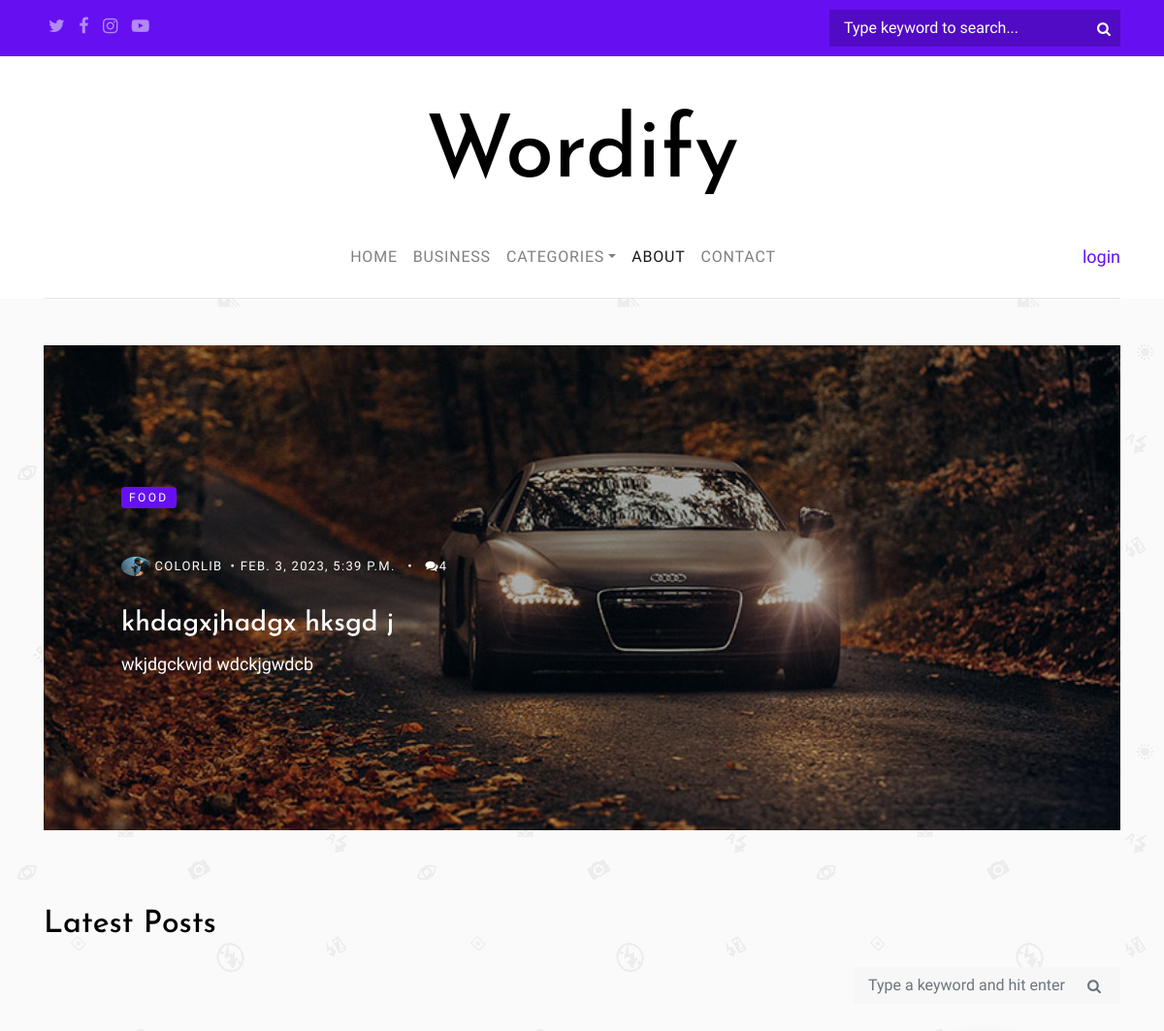
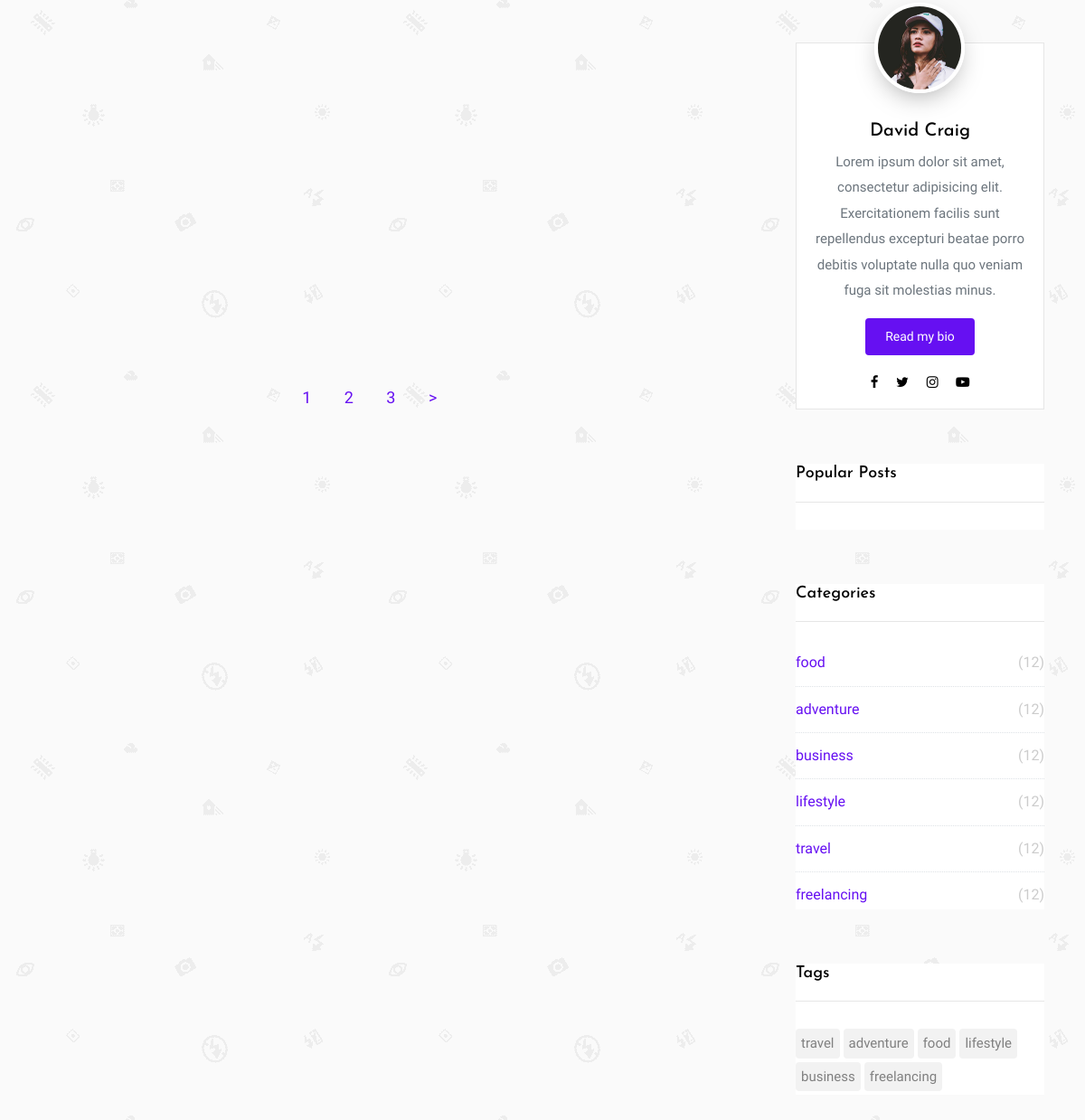
The page / on the database its author committed (2 pictures, top to bottom).
### word/models.py (models this page shows, shortened)
class Article(models.Model):
    author = models.ForeignKey('account.Profile', on_delete=models.SET_NULL, null=True, blank=True)
    title = models.TextField(max_length=225)
    image = models.ImageField(upload_to='articles/')
    category = models.ForeignKey(Category, on_delete=models.CASCADE, related_name='category')
    description = models.TextField()
    tags = models.ManyToManyField(Tag)
    created_date = models.DateTimeField(auto_now_add=True)

class Category(models.Model):
    title = models.CharField(max_length=225)

class Tag(models.Model):
    title = models.CharField(max_length=225)

### account/models.py (models this page shows, shortened)
class Profile(models.Model):
    user = models.OneToOneField(User, on_delete=models.CASCADE)
    avatar = models.ImageField(upload_to='authors/', null=True, blank=True)
    bio = models.TextField(null=True, blank=True)

### word/views.py (the view)
# urls.py: path('', about, name='index')
def index(request):
    categories = Category.objects.all()
    tags = Tag.objects.all()
    articles = Article.objects.order_by('-id')
    cat = request.GET.get('cat')
    tag = request.GET.get('tag')
    search = request.GET.get('search')
    if cat:
        articles = articles.filter(category__title__exact=cat)
    if tag:
        articles = articles.filter(tags__title__exact=tag)
    if search:
        articles = articles.filter(title__icontains=search)
    page_number = request.GET.get('page', 1)
    paginator = Paginator(articles, 1)
    try:
        page_obj = paginator.get_page(page_number)
    except PageNotAnInteger:
        page_obj = paginator.page(1)
    except EmptyPage:
        page_obj = paginator.page(3)
    ctx = {
        'object_list': page_obj,
        'categories': categories,
        'tags': tags,
    }
    return render(request, 'wordify/index.html', ctx)

### templates/wordify/index.html (shortened to what this page needs)
{% extends 'base.html' %}
{% load static %}
{% block content %}
<section class="site-section pt-5 pb-5">
    <div class="container">
        <div class="row">
            <div class="col-md-12">
                <div class="owl-carousel owl-theme home-slider">
                    {% for object in object_list %}
                    <div>
                        <a href="{% url 'word:detail' object.id %}" class="a-block d-flex align-items-center height-lg"
                           style="background-image: url({{ object.image.url }}); ">
                            <div class="text half-to-full">
                                <span class="category mb-5">{{object.category.title}}</span>
                                <div class="post-meta">
                                    {% if object.author.avatar.url %}
                                    <span class="author mr-2"><img src="{{ object.author.avatar.url }}" alt="Colorlib"> Colorlib</span>&bullet;
                                    {% else %}
                                    <span class="author mr-2"><img src="{% static 'images/user.png' %}" alt="Colorlib"> Colorlib</span>&bullet;
                                    {% endif %}
                                    <span class="mr-2">{{ object.created_date }} </span> &bullet;
                                    <span class="ml-2"><span class="fa fa-comments"></span>{{object.comment_set.count}}</span>
                                </div>
                                <h3>{{ object.title }}</h3>
                                <p>{{ object.description }}</p>
                            </div>
                        </a>
                    </div>
                    {% endfor %}
                </div>
            </div>
        </div>
    </div>
</section>
<section class="site-section py-sm">
    <div class="container">
        <div class="row">
            <div class="col-md-6">
                <h2 class="mb-4">Latest Posts</h2>
            </div>
        </div>
        <div class="row blog-entries">
            <div class="col-md-12 col-lg-8 main-content">
                <div class="row">
                    {% for object in object_list %}
                    <div class="col-md-6">
                    </div>
                    {% endfor %}
                </div>
                <div class="row mt-5">
                    <div class="col-md-12 text-center">
                        <nav aria-label="Page navigation" class="text-center">
                            <ul class="pagination">
                                {% include 'wordify/paginator.html' %}
                            </ul>
                        </nav>
                    </div>
                </div>
            </div>
            <div class="col-md-12 col-lg-4 sidebar">
                <div class="sidebar-box search-form-wrap">
                    <form action="{% url 'word:index' %}" class="search-form">
                        <div class="form-group">
                            <span class="icon fa fa-search"></span>
                            <input type="search" name="search" class="form-control" id="s"
                                   placeholder="Type a keyword and hit enter">
                        </div>
                    </form>
                </div>
                <div class="sidebar-box">
                    <div class="bio text-center">
                        <img src="{% static 'images/person_1.jpg' %}" alt="Image Placeholder" class="img-fluid">
                        <div class="bio-body">
                            <h2>David Craig</h2>
                            <p>Lorem ipsum dolor sit amet, consectetur adipisicing elit. Exercitationem facilis sunt
                                repellendus excepturi beatae porro debitis voluptate nulla quo veniam fuga sit
                                molestias minus.</p>
                            <p><a href="#" class="btn btn-primary btn-sm rounded">Read my bio</a></p>
                            <p class="social">
                                <a href="#" class="p-2"><span class="fa fa-facebook"></span></a>
                                <a href="#" class="p-2"><span class="fa fa-twitter"></span></a>
                                <a href="#" class="p-2"><span class="fa fa-instagram"></span></a>
                                <a href="#" class="p-2"><span class="fa fa-youtube-play"></span></a>
                            </p>
                        </div>
                    </div>
                </div>
                <div class="sidebar-box">
                    <h3 class="heading">Popular Posts</h3>
                </div>
                <div class="sidebar-box">
                    <h3 class="heading">Categories</h3>
                    <ul class="categories">
                        {% for category in categories %}
                        <li><a href="{% url 'word:list' %}?cat={{category.title}}">{{ category.title }}
                            <span>(12)</span></a></li>
                        {% endfor %}
                    </ul>
                </div>
                <div class="sidebar-box">
                    <h3 class="heading">Tags</h3>
                    <ul class="tags">
                        {% for tag in tags %}
                        <li><a href="{% url 'word:list' %}?tag={{ tag.title }}">{{ tag.title }}</a></li>
                        {% endfor %}
                    </ul>
                </div>
            </div>
        </div>
    </div>
</section>
{% endblock %}

### static/css/style.css (style rules this page uses)
body { background: #ccc url("../images/photography.png") repeat; font-family: "Inconsolata", SFMono-Regular, Menlo, Monaco, Consolas, "Liberation Mono", "Courier New", monospace; font-weight: 300; font-size: 18px; line-height: 1.9; color: #6c757d; }
a { -webkit-transition: .3s all ease; -o-transition: .3s all ease; transition: .3s all ease; text-decoration: none; }
h1, h2, h3, h4 { color: #000; font-family: "Josefin Sans", -apple-system, BlinkMacSystemFont, "Segoe UI", Roboto, "Helvetica Neue", Arial, sans-serif, "Apple Color Emoji", "Segoe UI Emoji", "Segoe UI Symbol", "Noto Color Emoji"; }
.category { display: inline-block; background: #6610f2; padding: 2px 8px; line-height: 1.5; font-size: 12px; border-radius: 4px; text-transform: uppercase; color: #fff !important; margin-right: 10px; letter-spacing: .2em; }
.a-block { display: block; background-size: cover; background-position: center center; padding: 30px 80px; position: relative; margin-bottom: 30px; height: 300px; }
.a-block.height-lg { height: 500px; }
.a-block:before { background: #000; position: absolute; content: ""; z-index: 1; opacity: .3; -webkit-transition: .3s all ease; -o-transition: .3s all ease; transition: .3s all ease; top: 0; left: 0; right: 0; bottom: 0; }
.a-block .text { position: relative; z-index: 2; max-width: 100%; }
.a-block .text.half-to-full { max-width: 50%; }
.a-block .text .post-meta { color: #fff; text-transform: uppercase; letter-spacing: .1em; font-size: 13px; margin-bottom: 30px; }
.a-block .text .post-meta .author img { width: 30px; border-radius: 50%; display: inline-block; }
.a-block .text h3 { color: #fff; border: 1px solidi red; }
.a-block .text p { color: #fff; }
.bio { padding: 15px; background: #fff; border: 1px solid #e6e6e6; font-weight: 400; }
.bio img { border: 4px solid #fff; -webkit-box-shadow: 0 10px 30px -10px rgba(0, 0, 0, 0.4); box-shadow: 0 10px 30px -10px rgba(0, 0, 0, 0.4); max-width: 100px; margin-top: -4em; border-radius: 50%; position: relative; margin-bottom: 30px; }
.bio h2 { font-size: 20px; }
.bio .bio-body .social a { color: #000; }
.site-section { padding: 7em 0; }
.site-section.py-sm { padding: 0em 0; }
.btn, .form-control { outline: none; -webkit-box-shadow: none !important; box-shadow: none !important; border-radius: 0; }
.form-control { -webkit-box-shadow: none !important; box-shadow: none !important; }
.btn { -webkit-transition: .3s all ease; -o-transition: .3s all ease; transition: .3s all ease; padding: 8px 20px; }
.btn.btn-primary { color: #fff; border-width: 2px; }
.btn.btn-sm { font-size: 14px; }
.owl-carousel.home-slider { z-index: 1; position: relative; }
.sidebar { padding-left: 5em; }
.sidebar-box { margin-bottom: 4em; font-size: 15px; width: 100%; float: left; background: #fff; }
.sidebar-box *:last-child { margin-bottom: 0; }
.sidebar-box .heading { font-size: 18px; margin-bottom: 30px; padding-bottom: 20px; border-bottom: 1px solid #e6e6e6; }
.tags { padding: 0; margin: 0; font-weight: 400; }
.tags li { padding: 0; margin: 0 4px 4px 0; float: left; display: inline-block; }
.tags li a { float: left; display: block; border-radius: 4px; padding: 2px 6px; color: gray; background: #f2f2f2; }
.pagination { margin-bottom: 5em; text-align: center !important; display: block; }
.categories { padding: 0; margin: 0; font-weight: 400; }
.categories li { padding: 0; margin: 0; position: relative; margin-bottom: 10px; padding-bottom: 10px; border-bottom: 1px dotted #dee2e6; list-style: none; }
.categories li:last-child { margin-bottom: 0; border-bottom: none; padding-bottom: 0; }
.categories li a { display: block; font-size: 16px; }
.categories li a span { position: absolute; right: 0; top: 0; color: #ccc; -webkit-transition: .3s all ease; -o-transition: .3s all ease; transition: .3s all ease; }
.heading { color: #000; }
.search-form-wrap { margin-bottom: 5em; display: block; }
.search-form .form-group { position: relative; }
.search-form .form-group #s { padding-right: 50px; background: #f7f7f7; padding: 15px 15px; border: none; }
.search-form .icon { position: absolute; top: 50%; right: 20px; -webkit-transform: translateY(-50%); -ms-transform: translateY(-50%); transform: translateY(-50%); }

### rows shown on the page
Article: image (picture), category "FOOD", author.avatar (picture), created_date "FEB. 3, 2023, 5:39 P.M.", comment_set.count "4", title "khdagxjhadgx hksgd j", description "wkjdgckwjd wdckjgwdcb"
Category: title "food"
Category: title "adventure"
Category: title "business"
Category: title "lifestyle"
Category: title "travel"
Category: title "freelancing"
Tag: title "travel"
Tag: title "adventure"
Tag: title "food"
Tag: title "lifestyle"
Tag: title "business"
Tag: title "freelancing"

### other values the page prints
{{ page_item }} "1" "2" "3"
